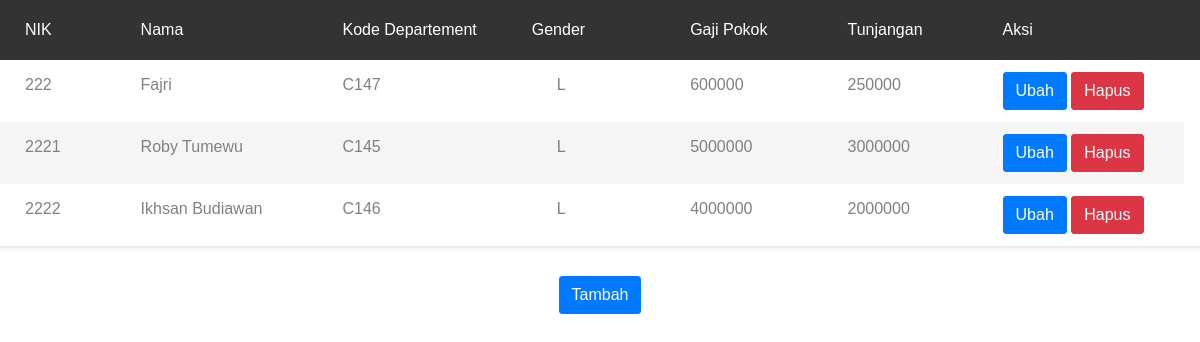
Page /karyawan.php on the committed database.
### tables this page shows
CREATE TABLE `karyawan` (
  `NIK` varchar(4) NOT NULL,
  `Nama` varchar(25) NOT NULL,
  `Kode_Departement` varchar(10) NOT NULL,
  `Gender` char(2) NOT NULL,
  `Gaji_pokok` int(11) NOT NULL,
  `Tunjangan` int(11) NOT NULL
);

### paging.php (the view, shortened to what this page needs)
<head>
</head>
<?php
include 'koneksi.php';
$batas = 5;
$halaman = isset($_GET['halaman']) ? (int)$_GET['halaman'] : 1;
$halaman_awal = ($halaman>1) ? ($halaman * $batas) - $batas : 0;
$data_karyawan = mysqli_query($koneksi, "SELECT * FROM karyawan LIMIT $halaman_awal, $batas");
while ($row=mysqli_fetch_array($data_karyawan)) {
 ?>
  <tr>
    <td><?php echo $row['NIK']; ?></td>
    <td><?php echo $row['Nama']; ?></td>
    <td><?php echo $row['Kode_Departement']; ?></td>
    <td><?php echo $row['Gender']; ?></td>
    <td><?php echo $row['Gaji_pokok']; ?></td>
    <td><?php echo $row['Tunjangan']; ?></td>
    <td><a href="karyawan_edit.php?NIK=<?php echo $row['NIK']; ?>"><button class="btn btn-primary">Ubah</button></a>
    <a href="hapus.php?NIK=<?php echo $row['NIK']; ?>"><button class="btn btn-danger" onclick="return confirm('yakin ingin dihapus?');">Hapus</button></a></td>
</tr>
    <?php } ?>

### karyawan.php (shortened to what this page needs)
<!DOCTYPE html>
<html lang="en">
<head>
    <head>
     <link rel="stylesheet" href="https://maxcdn.bootstrapcdn.com/bootstrap/4.5.2/css/bootstrap.min.css">
    <link rel="stylesheet" type="text/css" href="css/bootstrap.css" media="all">
    <link href="css/font-face.css" rel="stylesheet" media="all">
    <link href="vendor/font-awesome-4.7/css/font-awesome.min.css" rel="stylesheet" media="all">
    <link href="vendor/font-awesome-5/css/fontawesome-all.min.css" rel="stylesheet" media="all">
    <link href="vendor/mdi-font/css/material-design-iconic-font.min.css" rel="stylesheet" media="all">
    <link href="vendor/bootstrap-4.1/bootstrap.min.css" rel="stylesheet" media="all">
    <link href="vendor/animsition/animsition.min.css" rel="stylesheet" media="all">
    <link href="vendor/bootstrap-progressbar/bootstrap-progressbar-3.3.4.min.css" rel="stylesheet" media="all">
    <link href="vendor/wow/animate.css" rel="stylesheet" media="all">
    <link href="vendor/css-hamburgers/hamburgers.min.css" rel="stylesheet" media="all">
    <link href="vendor/slick/slick.css" rel="stylesheet" media="all">
    <link href="vendor/select2/select2.min.css" rel="stylesheet" media="all">
    <link href="vendor/perfect-scrollbar/perfect-scrollbar.css" rel="stylesheet" media="all">
    <link href="css/theme.css" rel="stylesheet" media="all">
</head>
</head>
<body>
<?php
            include 'koneksi.php';
                            ?>
                            <div class="row">
                                    <div class="table-responsive table--no-card m-b-30">
                                        <table class="table table-borderless table-striped table-earning">
                                            <thead>
                                                <tr>
                                    <th>NIK</th>
                                    <th>Nama</th>
                                    <th>Kode Departement</th>
                                    <th class="text-right">Gender</th>
                                    <th>Gaji Pokok</th>
                                    <th>Tunjangan</th>
                                    <th>Aksi</th>
                                    <th><a href="logout.php">Logout</th>
                                                </tr>
                                            </thead>
                                            <tbody>
                                            <?php
                                                include 'paging.php';
                                                ?>
                                            </tbody>
                                        </table>
                                    </div>
                                </div>
                                <ul class="pagination justify-content-center">
                                    <form action="tambah.php" method="post">
                                <td><button type="submit" name="tambah" class="btn btn-primary">Tambah</button></td>
                        </ul>
</body>
    </html>

### rows in the picture
karyawan: NIK "222", Nama "Fajri", Kode_Departement "C147", Gender "L", Gaji_pokok "600000", Tunjangan "250000"
karyawan: NIK "2221", Nama "Roby Tumewu", Kode_Departement "C145", Gender "L", Gaji_pokok "5000000", Tunjangan "3000000"
karyawan: NIK "2222", Nama "Ikhsan Budiawan", Kode_Departement "C146", Gender "L", Gaji_pokok "4000000", Tunjangan "2000000"
